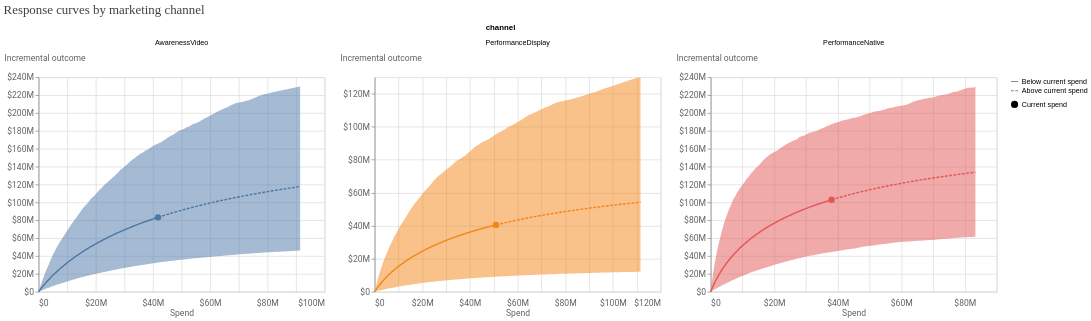

Notebook source saved alongside this figure:
### Markdown cell above
### Full-Funnel MMM Results:

- **`AwarenessVideo`**: Includes its indirect effect via `BrandedGQV`, estimating the full ROI.
- **`PerformanceNative` & `PerformanceDisplay`**: Protected from confounding bias by properly conditioning on `BrandedGQV` in the second stage model.

### Code cell
# Plot Media Response Curves
media_effects = visualizer.MediaEffects(analyzer=analyzer_full_funnel)
media_effects.plot_response_curves()

### Figure 1 — Vega-Lite specification as saved in the notebook (floating-point values rounded to 4 significant figures; data arrays with more than 128 entries replaced by an {"elided": "..."} marker saying what was removed)
{"config": {"view": {"continuousWidth": 300, "continuousHeight": 300}, "axis": {"labelColor": "#5F6368", "labelFont": "Roboto", "labelFontSize": 12, "titleColor": "#5F6368", "titleFont": "Roboto", "titleFontSize": 12, "titleFontWeight": "normal"}}, "data": {"name": "data-1378e1768f5e956362fe5f572f6aebc8"}, "facet": {"field": "channel", "type": "nominal"}, "spec": {"layer": [{"mark": {"type": "line"}, "encoding": {"color": {"field": "channel", "type": "nominal"}, "strokeDash": {"field": "spend_level", "legend": {"title": null}, "sort": "descending", "type": "nominal"}, "x": {"axis": {"domainColor": "#DADCE0", "labelExpr": "(datum.value < 0 ? '-' : '') + '$' + replace(format(abs(datum.value), '.3~s'), 'G', 'B')", "labelPadding": 10, "ticks": false}, "field": "spend", "title": "Spend", "type": "quantitative"}, "y": {"axis": {"labelExpr": "(datum.value < 0 ? '-' : '') + '$' + replace(format(abs(datum.value), '.3~s'), 'G', 'B')", "titleAlign": "left", "titleAngle": 0, "titleY": -20}, "field": "mean", "title": "Incremental outcome", "type": "quantitative"}}, "transform": [{"calculate": "datum.spend_multiplier >= 1.0 ? \"Above current spend\" : \"Below current spend\"", "as": "spend_level"}]}, {"mark": {"type": "point", "filled": true, "opacity": 1, "size": 80}, "encoding": {"color": {"field": "channel", "type": "nominal"}, "shape": {"field": "current_spend", "legend": {"title": null}, "type": "nominal"}, "tooltip": [{"field": "spend", "type": "quantitative"}, {"field": "mean", "type": "quantitative"}], "x": {"axis": {"domainColor": "#DADCE0", "labelExpr": "(datum.value < 0 ? '-' : '') + '$' + replace(format(abs(datum.value), '.3~s'), 'G', 'B')", "labelPadding": 10, "ticks": false}, "field": "spend", "title": "Spend", "type": "quantitative"}, "y": {"axis": {"labelExpr": "(datum.value < 0 ? '-' : '') + '$' + replace(format(abs(datum.value), '.3~s'), 'G', 'B')", "titleAlign": "left", "titleAngle": 0, "titleY": -20}, "field": "mean", "title": "Incremental outcome", "type": "quantitative"}}, "transform": [{"calculate": "datum.spend_multiplier >= 1.0 ? \"Above current spend\" : \"Below current spend\"", "as": "spend_level"}, {"filter": "(datum.spend_multiplier === 1.0)"}]}, {"mark": {"type": "area", "opacity": 0.5}, "encoding": {"color": {"field": "channel", "legend": null, "type": "nominal"}, "x": {"field": "spend", "type": "quantitative"}, "y": {"field": "ci_lo", "type": "quantitative"}, "y2": {"field": "ci_hi"}}, "transform": [{"calculate": "datum.spend_multiplier >= 1.0 ? \"Above current spend\" : \"Below current spend\"", "as": "spend_level"}]}], "width": 400}, "columns": 3, "resolve": {"scale": {"x": "independent", "y": "independent"}}, "title": {"text": "Response curves by marketing channel ", "anchor": "start", "color": "#3C4043", "font": "Google Sans Display", "fontSize": 18, "fontWeight": "normal", "offset": 10}, "$schema": "https://vega.github.io/schema/vega-lite/v5.20.1.json", "datasets": {"data-1378e1768f5e956362fe5f572f6aebc8": {"elided": "660 records"}}}
